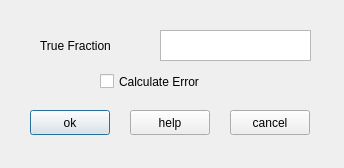
<?xml version="1.0" encoding="UTF-8"?>
<ui version="4.0">
 <class>PeptML</class>
 <widget class="QDialog" name="PeptML">
  <property name="geometry">
   <rect>
    <x>0</x>
    <y>0</y>
    <width>344</width>
    <height>168</height>
   </rect>
  </property>
  <property name="windowTitle">
   <string>Pept-ML</string>
  </property>
  <widget class="QPushButton" name="ok_button">
   <property name="geometry">
    <rect>
     <x>30</x>
     <y>110</y>
     <width>80</width>
     <height>25</height>
    </rect>
   </property>
   <property name="text">
    <string>ok</string>
   </property>
  </widget>
  <widget class="QPushButton" name="cancel_button">
   <property name="geometry">
    <rect>
     <x>230</x>
     <y>110</y>
     <width>80</width>
     <height>25</height>
    </rect>
   </property>
   <property name="text">
    <string>cancel</string>
   </property>
  </widget>
  <widget class="QTextEdit" name="true_fraction">
   <property name="geometry">
    <rect>
     <x>160</x>
     <y>30</y>
     <width>151</width>
     <height>31</height>
    </rect>
   </property>
  </widget>
  <widget class="QLabel" name="label_2">
   <property name="geometry">
    <rect>
     <x>40</x>
     <y>30</y>
     <width>111</width>
     <height>31</height>
    </rect>
   </property>
   <property name="text">
    <string>True Fraction</string>
   </property>
  </widget>
  <widget class="QCheckBox" name="checkError">
   <property name="geometry">
    <rect>
     <x>100</x>
     <y>70</y>
     <width>141</width>
     <height>23</height>
    </rect>
   </property>
   <property name="text">
    <string>Calculate Error</string>
   </property>
  </widget>
  <widget class="QPushButton" name="help_button">
   <property name="geometry">
    <rect>
     <x>130</x>
     <y>110</y>
     <width>80</width>
     <height>25</height>
    </rect>
   </property>
   <property name="text">
    <string>help</string>
   </property>
  </widget>
 </widget>
 <resources/>
 <connections/>
</ui>
